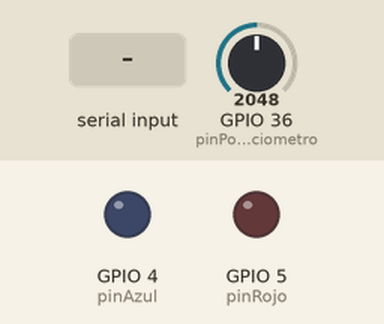
This program was run on a simulated ESP32. Parts: output pins drawn as LEDs (lit = HIGH). The inputs (shaded band) are chosen by the test bench; at power-on: GPIO 36 (pinPotenciometro) = 2048. Nothing arrives over Bluetooth unless stated.

Above: at 1.2 s.
1.3 s: "ENCENDER ROJO" received over the second serial link
At 2.0 s:
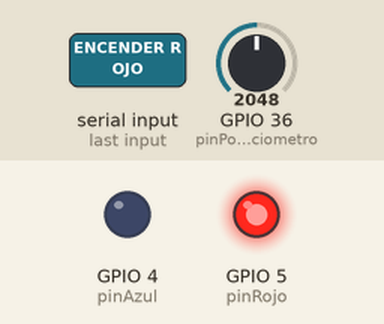
2.8 s: "ENCENDER AZUL" received over the second serial link
At 3.1 s:
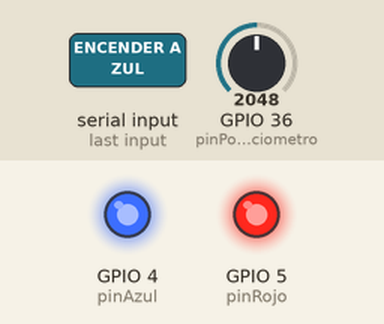
4.3 s: "APAGAR ROJO" received over the second serial link
At 5.3 s:
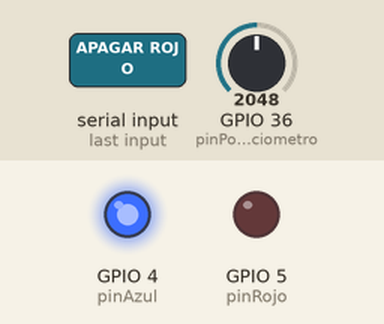
5.8 s: "APAGAR AZUL" received over the second serial link
At 6.5 s:
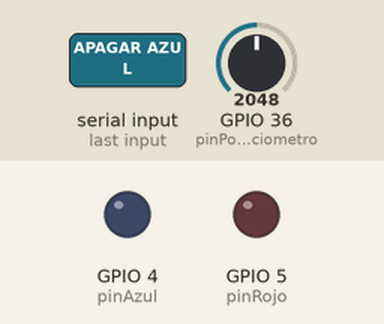
7.3 s: "ENCENDER TODO" received over the second serial link
At 7.7 s:
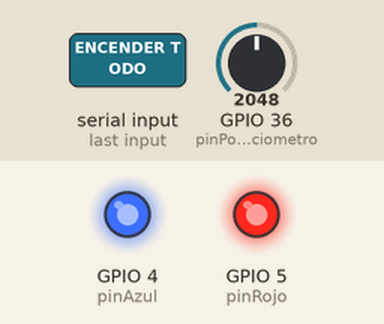
Timing chart, 0 to 9.8 s (numbered marks = the images above; inputs shaded):
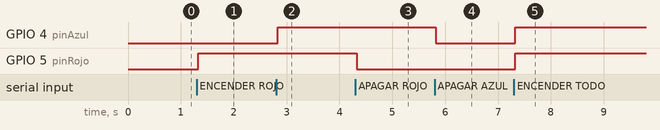

The program:

main.cpp
```cpp
//importo librerias
#include <Arduino.h>
#include <BluetoothSerial.h> //Libreria para enviar y recibir datos por Bluetooth
#include <ctype.h> // Para toupper()

//declaro variables
int pinRojo = 5;
int pinAzul = 4;

int pinPotenciometro = 36; // // GPIO36 = VP en el ESP32
int valorPot = 0;
String entrada;
BluetoothSerial bluetooth; //creo el objeto bluetooth

unsigned long tiempoAnterior = 0;
const unsigned long intervalo = 1000; // Enviar cada 1000 ms = 1 segundo

// Verificar si Bluetooth está habilitado
#if !defined(CONFIG_BT_ENABLED) || !defined(CONFIG_BLUEDROID_ENABLED)
#error Bluetooth no está habilitado!
#endif
void setup(){
    Serial.begin(9600);

    bluetooth.begin("ESP32");//Nombre del bluetooth del esp32
    pinMode(pinRojo,OUTPUT);//declaro el pinRele como salida
    digitalWrite(pinRojo,LOW);//para que la lampara inicie apagado
    pinMode(pinAzul,OUTPUT);//declaro el pinRele como salida
    digitalWrite(pinAzul,LOW);//para que la lampara inicie apagado

}
void loop(){

    if(bluetooth.available()>0){//verifico si hay algo para leer en el bluetooth
        entrada=" ";
         // Leer todo lo disponible
        while (bluetooth.available()) {
            char c = bluetooth.read();
            entrada += (char)toupper(c); // Convertir cada carácter a mayúscula
            delay(2); // pausa para evitar lectura incompleta
        }

        entrada.trim(); // Elimina espacios en blanco


        if (entrada == "ENCENDER ROJO") {
            digitalWrite(pinRojo, HIGH);

        }
        else {
            if (entrada == "APAGAR ROJO") {
                digitalWrite(pinRojo, LOW);

            }else{
                if (entrada == "ENCENDER AZUL") {
                    digitalWrite(pinAzul, HIGH);

                }
                else
                    if (entrada == "APAGAR AZUL") {
                        digitalWrite(pinAzul, LOW);

                    }else{
                        if(entrada == "APAGAR TODO"){
                            digitalWrite(pinRojo,LOW);
                            digitalWrite(pinAzul,LOW);

                        }else{
                            if(entrada == "ENCENDER TODO"){
                                digitalWrite(pinRojo,HIGH);
                                digitalWrite(pinAzul,HIGH);

                            }
                        }

                    }

            }
        }


    }
    // Enviar lectura del potenciómetro cada intervalo
    unsigned long tiempoActual = millis();
    if (tiempoActual - tiempoAnterior >= intervalo) {
        tiempoAnterior = tiempoActual;
        int valorADC = analogRead(pinPotenciometro);
        float voltaje = (valorADC * 3.3) / 4095.0;
        bluetooth.print("Voltaje: ");
        bluetooth.print(voltaje, 2);
        bluetooth.println("V");

        }
}
```

Measured:
- after the input at 1.3 s, GPIO 5 (pinRojo): LOW → HIGH at once
- after the input at 2.8 s, GPIO 4 (pinAzul): LOW → HIGH at once
- after the input at 4.3 s, GPIO 5 (pinRojo): HIGH → LOW at once
- after the input at 5.8 s, GPIO 4 (pinAzul): HIGH → LOW at once
- after the input at 7.3 s, GPIO 4 (pinAzul), GPIO 5 (pinRojo): LOW → HIGH at once
